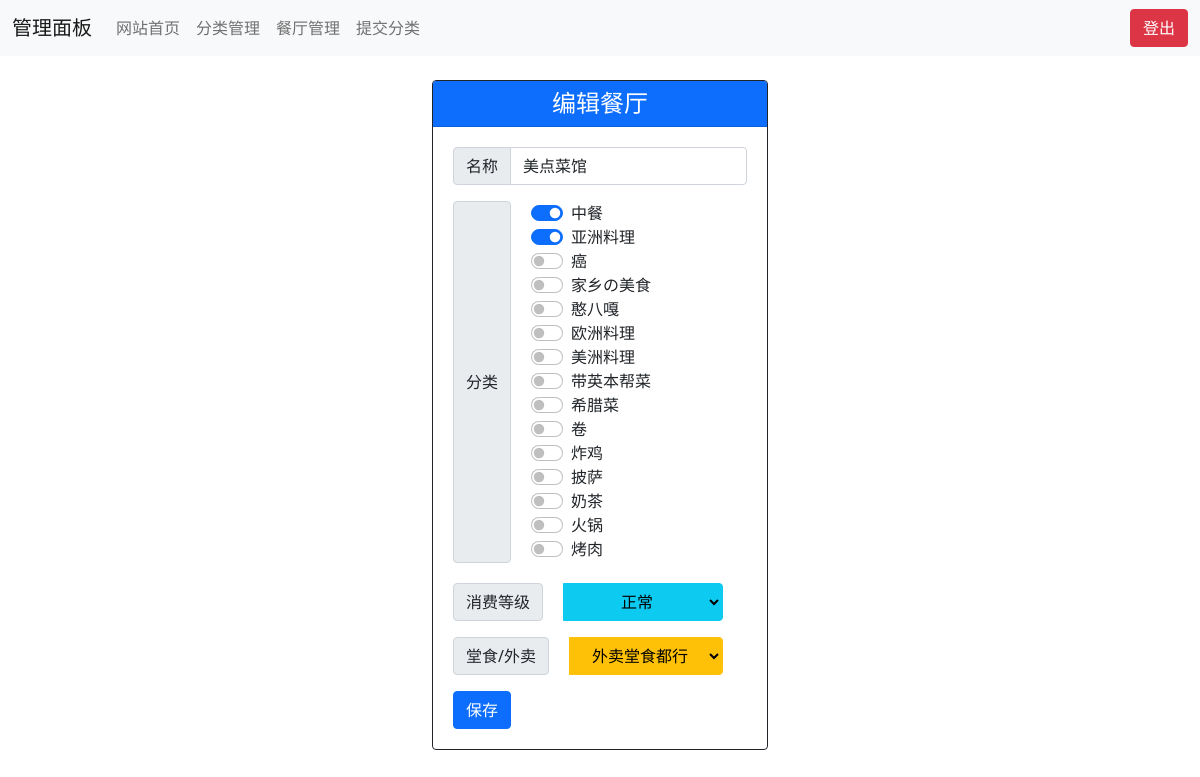
Page /admin/editrest.php?action=edit&id=9 (signed in) on the earlier database version.
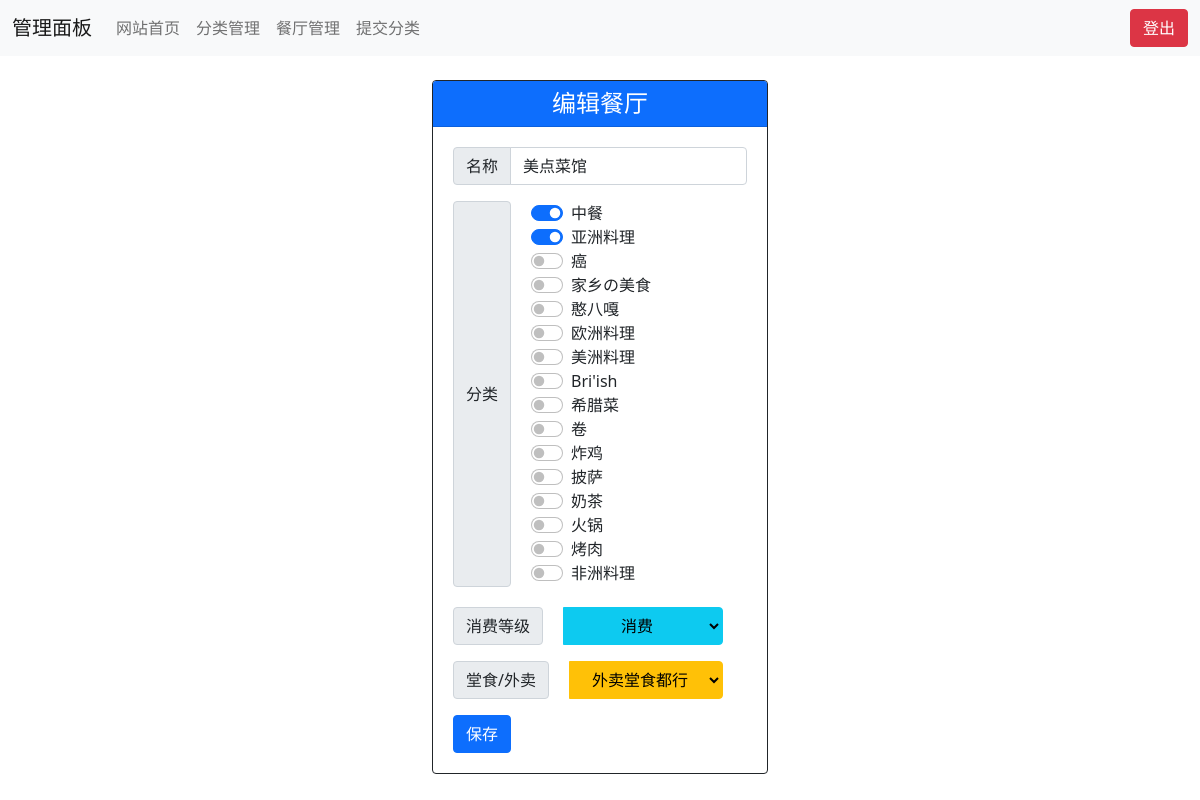
Same page on the later database version.
### tables this page shows
CREATE TABLE `category` (
  `id` tinyint(3) unsigned NOT NULL AUTO_INCREMENT,
  `name` text NOT NULL,
  PRIMARY KEY (`id`)
);

### include/function.php (called while the page is built, shortened)
<?php
function restaurant_exist($id): bool
{
    global $conn;
    return mysqli_num_rows(mysqli_query($conn, "SELECT * FROM restaurant WHERE id = '{$id}';")) != 0;
}
function isMobile(): bool
{
    if (isset($_SERVER['HTTP_USER_AGENT'])) {
        $clientkeywords = array('nokia', 'sony', 'ericsson', 'mot', 'samsung', 'htc', 'sgh', 'lg', 'sharp', 'sie-', 'philips', 'panasonic', 'alcatel',
            'lenovo', 'iphone', 'ipod', 'blackberry', 'meizu', 'android', 'netfront', 'symbian', 'ucweb', 'windowsce', 'palm', 'operamini', 'operamobi',
            'openwave', 'nexusone', 'cldc', 'midp', 'wap', 'mobile', 'MicroMessenger');
    }
    return false;
}

### include/class/restaurant.php (called while the page is built, shortened)
<?php
class restaurant
{
    function __construct($id)
    {
        global $conn;
        if (restaurant_exist($id)) {
            $result = mysqli_fetch_assoc(mysqli_query($conn, "SELECT * FROM restaurant WHERE id = '{$id}';"));
            $category = mysqli_query($conn, "SELECT category_id FROM restaurant_tagmap WHERE restaurant_id = '{$id}';");
            if (mysqli_num_rows($category) > 0) {
                while ($row = mysqli_fetch_assoc($category)) {
                    $this->category[] = $row['category_id'];
                }
            }
        } else {
            $this->id = 0;
        }
    }
}

### admin/editrest.php (the view, shortened to what the changed rows need)
<?php
include("header.php");
if (isset($_POST['submit'])) {
    switch ($_POST['action']) {
        case "add":
            mysqli_query($conn, "INSERT INTO restaurant (name,richness,method) values ('{$_POST['name']}','{$_POST['richness']}','{$_POST['method']}');");
            $max_id = mysqli_fetch_assoc(mysqli_query($conn, "SELECT MAX(id) as max_id FROM restaurant"))['max_id'];
            $restaurant = new restaurant($max_id);
            $restaurant->update_category($_POST['category']);
            alert("添加成功");
            echo "<script>setTimeout(\"javascript:location.href='restaurant.php'\", 500);</script>";
            exit;
        case "edit":
            $restaurant = new restaurant($_POST['id']);
            $restaurant->update_name($_POST['name']);
            $restaurant->update_richness($_POST['richness']);
            $restaurant->update_method($_POST['method']);
            $restaurant->update_category($_POST['category']);
            alert("修改成功");
            echo "<script>setTimeout(\"javascript:location.href='restaurant.php'\", 500);</script>";
            exit;
        default:
            alert("未知操作");
            echo "<script>setTimeout(\"javascript:location.href='restaurant.php'\", 500);</script>";
            exit;
    }
} elseif (isset($_GET['action'])) {
    switch ($_GET['action']) {
        case "edit":
            $restaurant = new restaurant($_GET['id']);
            break;
    }
}
?>
<div class="container" style="margin-top: 2%;width: <?php echo (isMobile())?"auto":"30%"; ?>;">
    <div class='card border-dark'>
<form action='' method='post' style="margin: 20px;">
    <div class="row">
    <div class='btn-group' style="margin-bottom: 20px">
        <span class='input-group-text' id='category'>分类</span>
        <div class="form-check form-switch" style="width: 200px; margin-left: 20px">
            <?php
            $result = mysqli_query($conn, "SELECT id,name FROM category;");
            if (mysqli_num_rows($result) > 0) {
                while ($row = mysqli_fetch_assoc($result)) {
                    $checked = "";
                    if ($_GET['action'] == "edit") {
                        if (in_array($row['id'], $restaurant->category)) $checked = "checked";
                    }
                    echo "{$row['name']} <input class='form-check-input' type='checkbox' role='switch' name='category[]' {$checked} value='{$row['id']}'><br>";
                }
            }
            ?>
        </div>
    </div>
    <div class="row">
    <div class='btn-group mb-3'>
        <span class='input-group-text' id='richness'>消费等级</span>
        <select class="btn btn-info dropdown-toggle" name="richness" style="margin-left: 20px" required>
            <?php
            $result = mysqli_query($conn, "SELECT id,name FROM richness;");
            if (mysqli_num_rows($result) > 0) {
                while ($row = mysqli_fetch_assoc($result)) {
                    if ($_GET['action'] == "edit"&&$row['id']==$restaurant->richness) {
                        echo "<option value='{$row['id']}' selected>{$row['name']}</option>";
                    }
                    else {
                        echo "<option value='{$row['id']}'>{$row['name']}</option>";
                    }
                }
            }
            ?>
        </select>
    </div>
    </div>
    </div>
</form>
</div>

Differences in the rows shown:
changed category: name "带英本帮菜" → "Bri'ish"
added category: name "非洲料理"
Other differences:
form field richness: "正常" → "消费"
